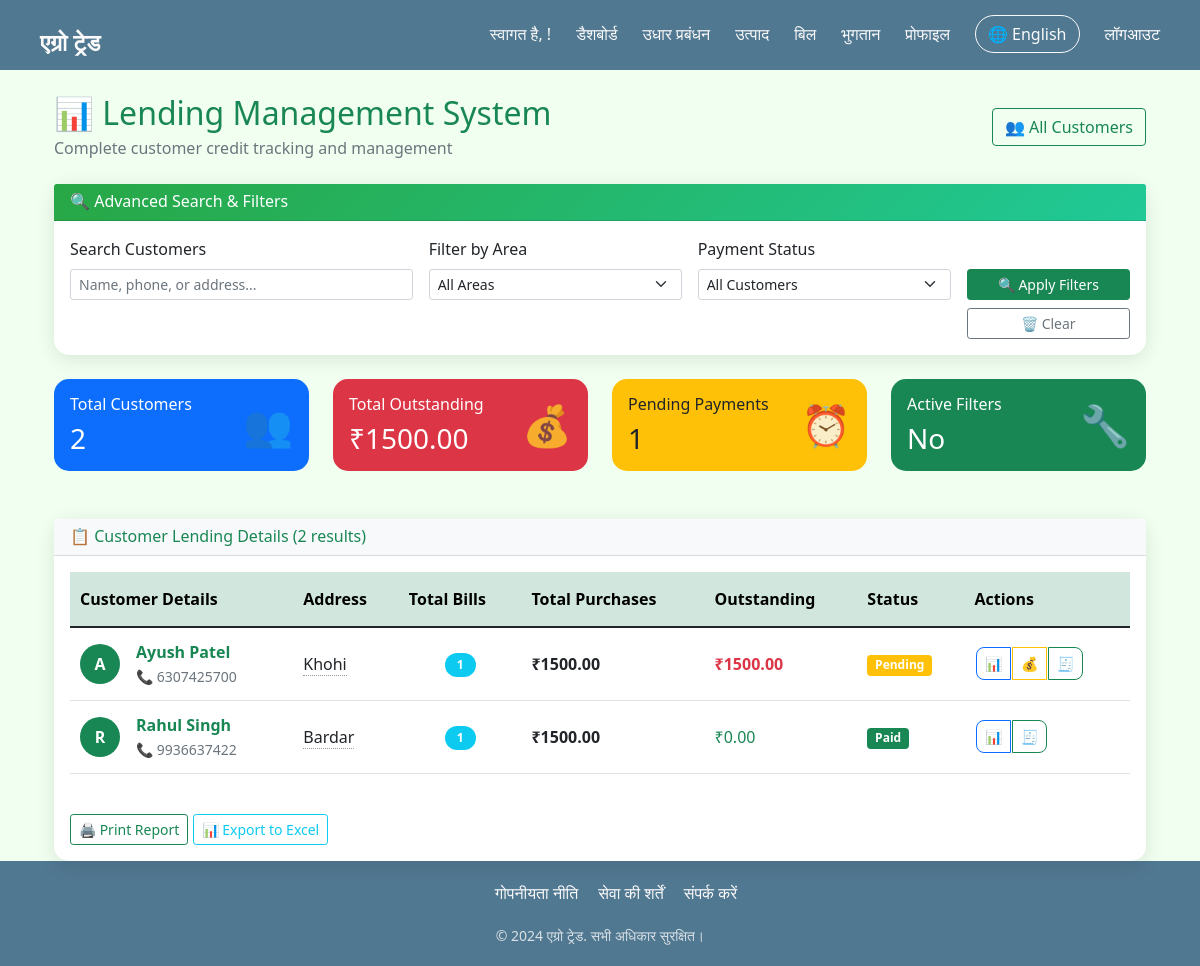
The page /lending/ (signed in) on the database as committed earlier.
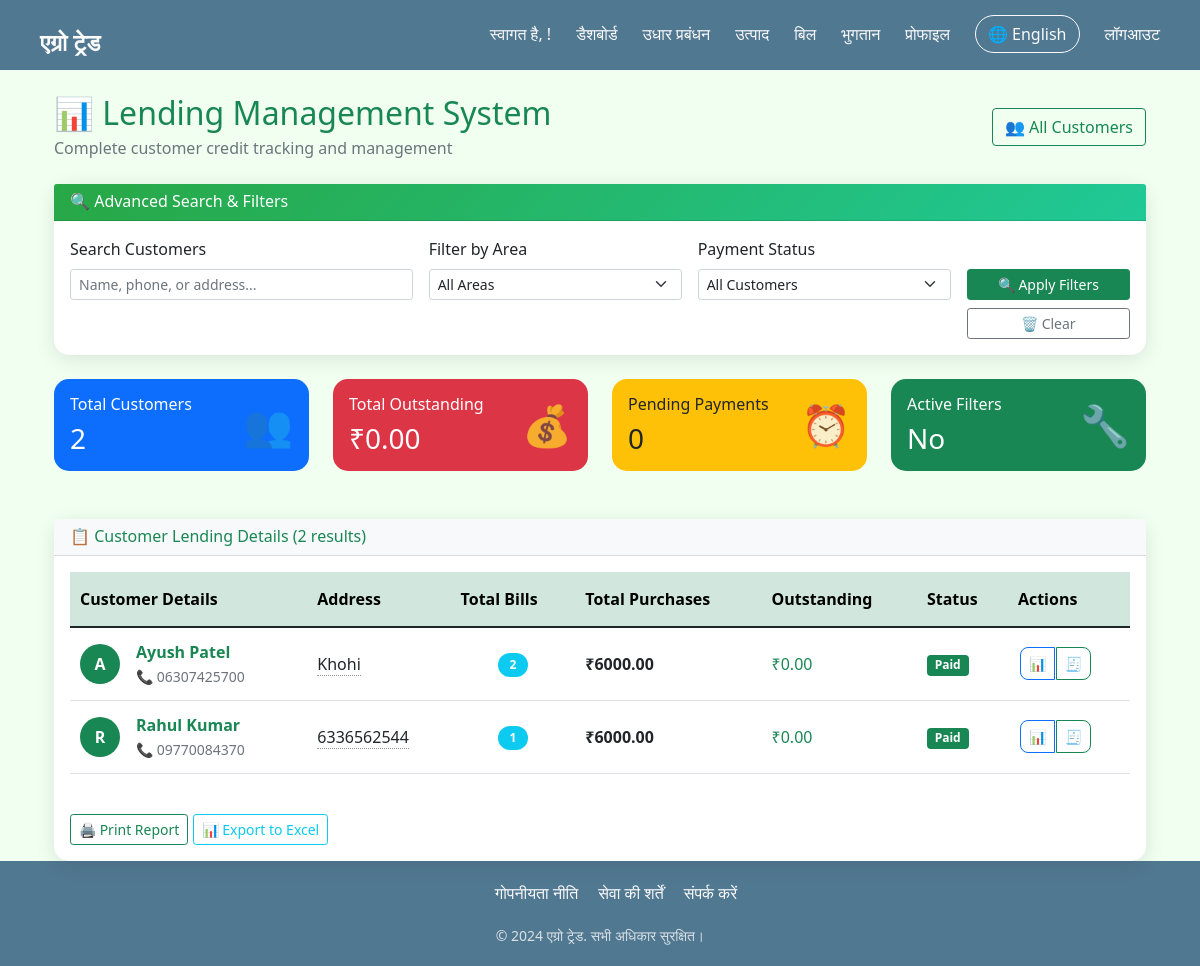
The same page on the database as committed later.
### myApp/models.py (models this page shows, shortened)
class Customer(models.Model):
    name = models.CharField(max_length=100)
    phone = models.CharField(max_length=15, unique=True)
    address = models.TextField()
    outstanding_balance = models.DecimalField(max_digits=12, decimal_places=2, default=0)
    created_at = models.DateTimeField(auto_now_add=True)
    created_by = models.ForeignKey(User, on_delete=models.SET_NULL, null=True)

### myApp/views.py (the view)
# urls.py: path('lending/', views.customer_lending, name='customer_lending'),
@login_required
def customer_lending(request):
    search_query = request.GET.get('search', '')
    village_filter = request.GET.get('village', '')
    payment_status = request.GET.get('payment_status', '')
    customers = Customer.objects.all()
    if search_query:
        customers = customers.filter(
            Q(name__icontains=search_query) |
            Q(phone__icontains=search_query) |
            Q(address__icontains=search_query)
        )
    if village_filter:
        customers = customers.filter(address__icontains=village_filter)
    if payment_status == 'pending':
        customers = customers.filter(outstanding_balance__gt=0)
    elif payment_status == 'completed':
        customers = customers.filter(outstanding_balance=0)
    elif payment_status == 'high_balance':
        customers = customers.filter(outstanding_balance__gt=5000)
    customers_with_stats = []
    total_outstanding = Decimal('0')
    pending_customers_count = 0  # NEW: Count only customers with outstanding balance
    for customer in customers:
        customer_bills = Bill.objects.filter(customer=customer)
        total_purchases = sum(bill.total_amount for bill in customer_bills)
        if customer.outstanding_balance > 0:
            pending_customers_count += 1
        customers_with_stats.append({
            'customer': customer,
            'total_bills': customer_bills.count(),
            'total_purchases': total_purchases,
            'outstanding_balance': customer.outstanding_balance
        })
        total_outstanding += customer.outstanding_balance
    all_customers = Customer.objects.exclude(Q(address__isnull=True) | Q(address=''))
    unique_villages = list(set(customer.address for customer in all_customers))[:20]
    context = {
        'customers_with_stats': customers_with_stats,
        'search_query': search_query,
        'village_filter': village_filter,
        'payment_status': payment_status,
        'unique_villages': unique_villages,
        'total_customers': customers.count(),
        'total_outstanding': total_outstanding,
        'pending_customers_count': pending_customers_count,  # ✅ NEW
        'filtered': any([search_query, village_filter, payment_status])
    }
    return render(request, 'customer_lending.html', context)

### templates/customer_lending.html (shortened to what the changed rows need)
{% extends "base.html" %}
{% block content %}
<div class="container-fluid">
    <div class="row mb-4">
        <div class="col-12">
            <div class="d-flex justify-content-between align-items-center">
                <div>
                    <h2 class="text-success mb-1">📊 Lending Management System</h2>
                </div>
            </div>
        </div>
    </div>
    <div class="row mb-4">
        <div class="col-xl-3 col-md-6 mb-4">
            <div class="card summary-card bg-danger text-white">
                <div class="card-body">
                    <div class="d-flex align-items-center">
                        <div class="flex-grow-1">
                            <h6 class="card-title">Total Outstanding</h6>
                            <h3 class="card-text">₹{{ total_outstanding }}</h3>
                        </div>
                    </div>
                </div>
            </div>
        </div>
        <div class="col-xl-3 col-md-6 mb-4">
            <div class="card summary-card bg-warning text-dark">
                <div class="card-body">
                    <div class="d-flex align-items-center">
                        <div class="flex-grow-1">
                            <h6 class="card-title">Pending Payments</h6>
                            <h3 class="card-text">{{  pending_customers_count }}</h3>
                        </div>
                    </div>
                </div>
            </div>
        </div>
    </div>
    <div class="card lending-card">
        <div class="card-body">
            <div class="table-responsive">
                <table class="table table-hover lending-table">
                    <thead>
                        <tr class="table-success">
                            <th>Customer Details</th>
                            <th>Address</th>
                            <th>Total Bills</th>
                            <th>Total Purchases</th>
                            <th>Outstanding</th>
                            <th>Status</th>
                            <th>Actions</th>
                        </tr>
                    </thead>
                    <tbody>
                        {% for item in customers_with_stats %}
                        <tr class="customer-row" onclick="window.location='{% url 'customer_detail' item.customer.id %}'" style="cursor: pointer;">
                            <td>
                                <div class="d-flex align-items-center">
                                    <div class="customer-avatar bg-success text-white">
                                        {{ item.customer.name|first|upper }}
                                    </div>
                                    <div class="ms-3">
                                        <strong class="text-success">{{ item.customer.name }}</strong>
                                        <br>
                                        <small class="text-muted">📞 {{ item.customer.phone }}</small>
                                    </div>
                                </div>
                            </td>
                            <td>
                                <span class="address-text" title="{{ item.customer.address }}">
                                    {{ item.customer.address|truncatewords:3 }}
                                </span>
                            </td>
                            <td class="text-center">
                                <span class="badge bg-info rounded-pill">{{ item.total_bills }}</span>
                            </td>
                            <td class="fw-bold">₹{{ item.total_purchases }}</td>
                            <td class="{% if item.outstanding_balance > 0 %}text-danger fw-bold{% else %}text-success{% endif %}">
                                ₹{{ item.outstanding_balance }}
                            </td>
                            <td>
                                {% if item.outstanding_balance > 0 %}
                                <span class="badge bg-warning">Pending</span>
                                {% else %}
                                <span class="badge bg-success">Paid</span>
                                {% endif %}
                            </td>
                            <td>
                                <div class="btn-group">
                                    <a href="{% url 'customer_detail' item.customer.id %}"
                                       class="btn btn-sm btn-outline-primary" title="View Complete History">
                                        📊
                                    </a>
                                    {% if item.outstanding_balance > 0 %}
                                    <a href="{% url 'receive_payment' %}?customer={{ item.customer.id }}&amount={{ item.outstanding_balance }}"
                                       class="btn btn-sm btn-outline-warning" title="Collect Payment">
                                        💰
                                    </a>
                                    {% endif %}
                                    <a href="{% url 'create_bill' %}?customer_id={{ item.customer.id }}"
                                       class="btn btn-sm btn-outline-success" title="Create New Bill">
                                        🧾
                                    </a>
                                </div>
                            </td>
                        </tr>
                        {% endfor %}
                    </tbody>
                </table>
            </div>
        </div>
    </div>
</div>
{% endblock %}

Rows that differ between the two databases and show on the page:
changed Customer "Ayush Patel": customer.phone "6307425700" → "06307425700"; total_bills "1" → "2"; total_purchases "1500.00" → "6000.00"; outstanding_balance "1500.00" → "0.00"; outstanding_balance "Pending 💰" → "Paid"
changed Customer: customer.name "Rahul Singh" → "Rahul Kumar"; customer.phone "9936637422" → "09770084370"; customer.address "Bardar" → "6336562544"; total_purchases "1500.00" → "6000.00"
Other text that changed with them:
{{ total_outstanding }}: "1500.00" → "0.00"
{{ pending_customers_count }}: "1" → "0"
